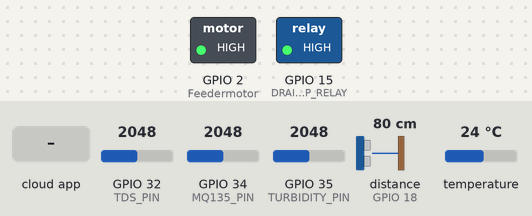
A program run on a simulated ESP32. On the bench: switched loads named in the program (green lamp = pin HIGH). Wiring (inferred from the names in the program): ultrasonic range finder: trigger GPIO 5; echo GPIO 18. Inputs (shaded band) come from the test bench; at power-on: GPIO 32 (TDS_PIN) = 2048, GPIO 34 (MQ135_PIN) = 2048, GPIO 35 (TURBIDITY_PIN) = 2048, distance to the obstacle (sensor on GPIO 18) 80 cm, temperature 24 °C. The echo pulse lasts 58.3 µs per cm; WiFi joins after 1.5 s; servers stay silent unless stated; the Firebase database answers and starts empty; pins used as bus, display or sensor lines are not drawn; what the program prints to the serial monitor is not drawn.

Above: at 2.7 s.
2.8 s: the phone or cloud app sets Drain to 1
At 4.7 s:
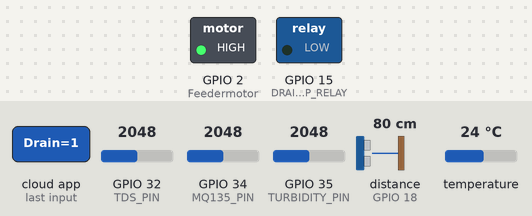
7.2 s: the phone or cloud app sets Refill to 1
At 14.8 s:
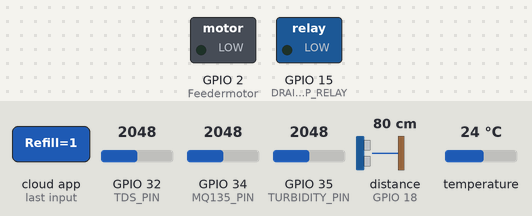
15.1 s: the phone or cloud app sets Drain to 0
At 24.8 s:
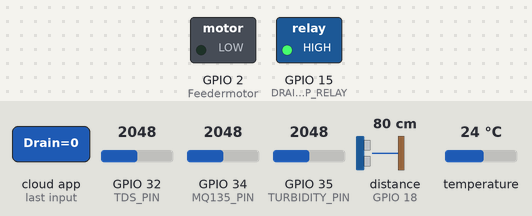
25.1 s: the phone or cloud app sets Refill to 0
At 34.9 s:
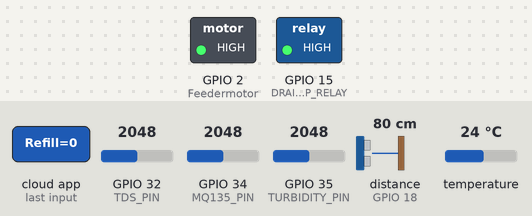
Timing chart, 0 to 36.1 s (numbered marks = the images above; inputs shaded):
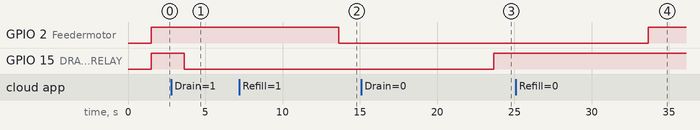

Measured:
- after the input at 2.8 s, GPIO 15 (DRAIN_PUMP_RELAY): HIGH → LOW after 0.84 s
- after the input at 7.2 s, GPIO 2 (Feedermotor): HIGH → LOW after 6.4 s
- after the input at 15.1 s, GPIO 15 (DRAIN_PUMP_RELAY): LOW → HIGH after 8.5 s
- after the input at 25.1 s, GPIO 2 (Feedermotor): LOW → HIGH after 8.5 s

The program:

main.cpp
```cpp
#include <Arduino.h>
#include <WiFi.h>
#include <Firebase_ESP_Client.h>
#include <OneWire.h>
#include <DallasTemperature.h>
#include <addons/TokenHelper.h>
#include <addons/RTDBHelper.h>

// WiFi Credentials
#define WIFI_SSID "Infinix NOTE 7 Lite"
#define WIFI_PASSWORD "123456789"

// Firebase Credentials
#define API_KEY "AIzaSyDvoNTfgTCUj1k729S9SJerlOMWILV3dFs"
#define DATABASE_URL "https://ecopond-86c76-default-rtdb.europe-west1.firebasedatabase.app/"
#define USER_EMAIL "xanthaprojects@gmail.com"
#define USER_PASSWORD "#Asa_wav01!"

// Sensor Pins
#define TRIGGER_PIN  5   // Ultrasonic Trigger
#define ECHO_PIN     18  // Ultrasonic Echo
#define SOUND_SPEED  0.034  // Sound speed in cm/µs
#define DS18B20_PIN  4   // OneWire Temperature Sensor
#define MQ135_PIN    34  // Air Quality Sensor (Analog)
#define TURBIDITY_PIN 35 // Turbidity Sensor (Analog)
#define TDS_PIN      32  // TDS Sensor (Analog)

// Pump and Motor Pins
#define DRAIN_PUMP_RELAY 15  // Refill Pump
#define Feedermotor  2   // Drain Pump

// Water Tank Constants
#define maxheight   18
#define tankheight  22

// Firebase Objects
FirebaseData fbdo;
FirebaseAuth auth;
FirebaseConfig config;
unsigned long sendDataPrevMillis = 0;

// DS18B20 Temperature Sensor Setup
OneWire oneWire(DS18B20_PIN);
DallasTemperature sensors(&oneWire);

void setup() {
  Serial.begin(115200);

  // Connect to Wi-Fi
  WiFi.begin(WIFI_SSID, WIFI_PASSWORD);
  Serial.print("Connecting to Wi-Fi");
  while (WiFi.status() != WL_CONNECTED) {
    Serial.print(".");
    delay(300);
  }
  Serial.print("\nConnected with IP: ");
  Serial.println(WiFi.localIP());

  // Configure Firebase
  config.api_key = API_KEY;
  auth.user.email = USER_EMAIL;
  auth.user.password = USER_PASSWORD;
  config.database_url = DATABASE_URL;
  config.token_status_callback = tokenStatusCallback;

  Firebase.reconnectNetwork(true);
  fbdo.setBSSLBufferSize(4096, 1024);
  fbdo.setResponseSize(2048);
  Firebase.begin(&config, &auth);
  Firebase.setDoubleDigits(5);
  config.timeout.serverResponse = 10 * 1000;

  // Initialize Sensors
  sensors.begin();
  pinMode(TRIGGER_PIN, OUTPUT);
  pinMode(ECHO_PIN, INPUT);

  // Set Pump & Motor as Outputs
  pinMode(DRAIN_PUMP_RELAY, OUTPUT);
  pinMode(Feedermotor, OUTPUT);

  // Default all Relays OFF
  digitalWrite(DRAIN_PUMP_RELAY, HIGH);
  digitalWrite(Feedermotor, HIGH);
}

void loop() {
  if (Firebase.ready() && (millis() - sendDataPrevMillis > 10000 || sendDataPrevMillis == 0)) {
    sendDataPrevMillis = millis();

    // Read DS18B20 Temperature
    sensors.requestTemperatures();
    float temperature = sensors.getTempCByIndex(0);

    // Read Ultrasonic Water Level
    digitalWrite(TRIGGER_PIN, LOW);
    delayMicroseconds(2);
    digitalWrite(TRIGGER_PIN, HIGH);
    delayMicroseconds(10);
    digitalWrite(TRIGGER_PIN, LOW);

    long duration = pulseInLong(ECHO_PIN, HIGH);
    int distance = (duration * SOUND_SPEED) / 2;
    int waterlevel = tankheight - distance;
    int waterlevelpercent = map(waterlevel, 0, maxheight, 0, 100);

    // Read Analog Sensor Values
    int mq135Raw = analogRead(MQ135_PIN);
    float airQuality = map(mq135Raw, 0, 4095, 0, 100);

    int turbidityRaw = analogRead(TURBIDITY_PIN);
    float turbidityPercent = map(turbidityRaw, 0, 3000, 0, 100);

    int tdsRaw = analogRead(TDS_PIN);
    float tds = map(tdsRaw, 0, 4095, 0, 1000);

    // Print Data
    Serial.print("Temperature: "); Serial.print(temperature); Serial.print(" °C | ");
    Serial.print("Air Quality: "); Serial.print(airQuality); Serial.print(" % | ");
    Serial.print("Turbidity: "); Serial.print(turbidityPercent); Serial.print(" % | ");
    Serial.print("TDS: "); Serial.print(tds); Serial.print(" ppm | ");
    Serial.print("Water Level: "); Serial.print(waterlevel); Serial.print(" cm | ");
    Serial.print("Water Level Percent: "); Serial.print(waterlevelpercent); Serial.println(" %");

    // Send Sensor Data to Firebase
    Firebase.RTDB.setFloat(&fbdo, F("/sensorData/temperature"), temperature);
    Firebase.RTDB.setFloat(&fbdo, F("/sensorData/airQuality"), airQuality);
    Firebase.RTDB.setFloat(&fbdo, F("/sensorData/turbidity"), turbidityPercent);
    Firebase.RTDB.setFloat(&fbdo, F("/sensorData/tds"), tds);
    Firebase.RTDB.setInt(&fbdo, F("/sensorData/waterLevel"), waterlevel);
    Firebase.RTDB.setInt(&fbdo, F("/sensorData/waterLevelPercent"), waterlevelpercent);

    // --- Read Control Values from Firebase ---
    int drainValue, feedingValue, refillValue;

    if (Firebase.RTDB.getInt(&fbdo, F("/ControlNodes/Drain"))) {
      drainValue = fbdo.to<int>();
    } else {
      drainValue = 0;
    }

    if (Firebase.RTDB.getInt(&fbdo, F("/ControlNodes/Feeding"))) {
      feedingValue = fbdo.to<int>();
    } else {
      feedingValue = 0;
    }

    if (Firebase.RTDB.getInt(&fbdo, F("/ControlNodes/Refill"))) {
      refillValue = fbdo.to<int>();
    } else {
      refillValue = 0;
    }

    // Print Control Values
    Serial.print("Drain: "); Serial.print(drainValue);
    Serial.print(" | Feeding: "); Serial.print(feedingValue);
    Serial.print(" | Refill: "); Serial.println(refillValue);

    // --- Control Pump & Motor ---
    digitalWrite(DRAIN_PUMP_RELAY, drainValue == 1 ? LOW : HIGH);
    digitalWrite(Feedermotor, refillValue == 1 ? LOW : HIGH);

    if (tds > 300 || temperature > 33 || airQuality > 50 || turbidityPercent > 320) {
      refill();
    }

  }
}

void refill(){
  Serial.print("refilling");
}
```
